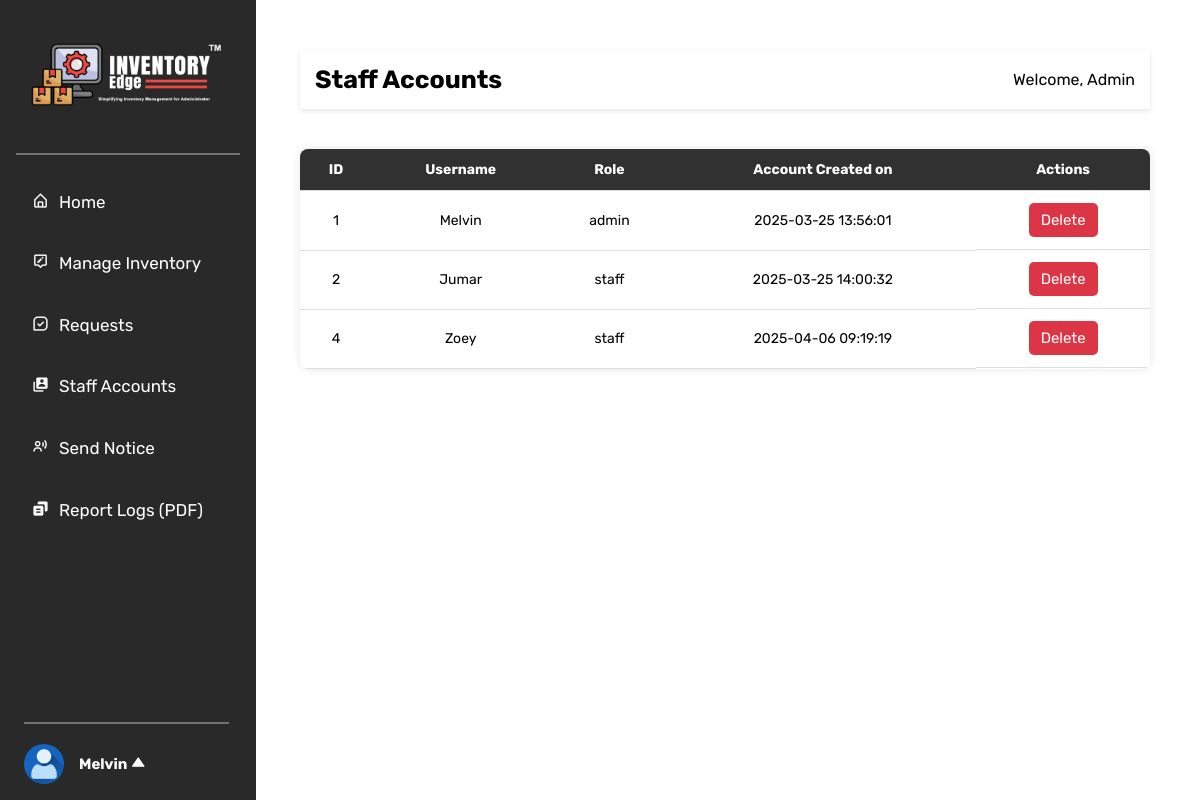
Page /admin/staff_accounts.php (signed in) on the committed database.
### tables this page shows
CREATE TABLE `users` (
  `id` int(11) NOT NULL,
  `username` varchar(50) NOT NULL,
  `email` varchar(255) NOT NULL,
  `password` varchar(255) NOT NULL,
  `role` enum('admin','staff','it') NOT NULL,
  `created_at` timestamp NOT NULL DEFAULT current_timestamp()
);

### function/function.php (called while the page is built, shortened)
<?php
require '../config/config.php';
?>
<?php
$stmt = $pdo->query("SELECT id, username, role, created_at FROM users");
$user = $stmt->fetchAll();
?>

### admin/staff_accounts.php (the view, shortened to what this page needs)
<?php
    require '../function/function.php';
?>
<!DOCTYPE html>
<html lang="en">
<head>
    <link rel="stylesheet" href="../css/table_styles.css">
</head>
<body>
<?php include '../includes/sidebar.php'; ?>
<div class="staff-content">
        <div class="dashboard-header">
            <h1>Staff Accounts</h1>
            <p>Welcome, Admin</p>
        </div>
    <table class="accounts-table">
        <thead>
            <tr>
                <th>ID</th>
                <th>Username</th>
                <th>Role</th>
                <th>Account Created on</th>
                <th>Actions</th>
            </tr>
        </thead>
        <tbody>
            <?php foreach ($user as $user): ?>
            <tr>
                <td><?= htmlspecialchars($user["id"]) ?></td>
                <td><?= htmlspecialchars($user["username"]) ?></td>
                <td><?= htmlspecialchars($user["role"]) ?></td>
                <td><?= htmlspecialchars($user["created_at"]) ?></td>
                <td class="actions">
                    <form method="POST" style="display:inline;">
                     <button type="submit" name="delete_user" class="btn btn-danger" onclick="return confirm('Are you sure?')">Delete</button>
                    </form>
                </td>
            </tr>
            <?php endforeach; ?>
        </tbody>
    </table>
    </div>
</body>
</html>

### includes/sidebar.php (shortened to what this page needs)
<!DOCTYPE html>
<html lang="en">
<head>
    <link href='https://unpkg.com/boxicons@2.1.4/css/boxicons.min.css' rel='stylesheet'>
    <link rel="stylesheet" href="../css/sidebar.css">
</head>
<body>
    <div class="sidebar_container">
        <div class="logo">
             <img src="../assets/logo_white.png" alt="">
             <hr>
             <div class="sidenav">
                <ul>
                    <a href="../admin/dashboard.php"> <li><i class='bx bx-home-alt' ></i>Home</li></a>
                    <a href="../admin/inventory.php"><li><i class='bx bx-message-alt-edit'></i>Manage Inventory</li></a>
                    <a href="../admin/approve_requests.php"><li><i class='bx bx-message-square-check'></i>Requests
    </li>
</a>
                    <a href="../admin/staff_accounts.php"><li><i class='bx bxs-user-account'></i>Staff Accounts</li></a>
                    <a href="../admin/send_notice.php"><li><i class='bx bx-user-voice'></i>Send Notice</li></a>
                <a href="../admin/reports.php">
                    <li><i class='bx bxs-copy-alt'></i>Report Logs (PDF)</li>
                </a>
                </ul>
             </div>
        </div>
        <div class="account">
    <img src="../assets/profile.png" alt="Profile Image">
    <span class="username">
        <?php
            echo isset($_SESSION['username']) ? $_SESSION['username'] : 'Guest';
        ?>
       <i class='bx bxs-up-arrow bx-tada' style='color:#ffffff' id="dropdownToggle"></i>
    </span>
</div>
    </div>
</body>
</html>

### css/table_styles.css (style rules this page uses)
* { margin: 0; padding: 0; font-family: "Rubik", serif; }
.dashboard-header { background: white; padding: 15px; display: flex; justify-content: space-between; align-items: center; box-shadow: 0px 2px 5px rgba(0,0,0,0.1); }
.dashboard-header h1 { font-size: 25px; }
.actions { display: flex; gap: 5px; justify-content: center; }
button { border: none; padding: 8px 12px; cursor: pointer; border-radius: 5px; transition: 0.3s; font-size: 15px; }
.btn-danger { background-color: #dc3545; color: white; }
.staff-content { margin-left: 250px; flex: 1; padding: 50px; }
.accounts-table { margin-top: 40px; width: 100%; border-collapse: collapse; background: #fff; box-shadow: 0px 0px 10px rgba(0, 0, 0, 0.1); border-radius: 8px; overflow: hidden; margin-bottom: 20px; font-size: 14px; }
.accounts-table thead { background-color: #313131; color: white; text-align: left; }
.accounts-table th, .accounts-table td { padding: 12px; border-bottom: 1px solid #ddd; text-align: center; }

### css/sidebar.css (style rules this page uses)
* { margin: 0; padding: 0; }
.sidebar_container { display: inline-block; width: 16rem; height: 100vh; background-color: rgb(41, 41, 41); position: fixed; }
.sidebar_container .logo { padding-top: 1rem; justify-content: center; align-items: center; text-align: center; color: white; }
.sidebar_container .logo img { width: 13rem; }
a { text-decoration: none; }
hr { margin: 1rem ; border: 1px solid rgb(114, 114, 114); }
.sidenav ul li { font-family: "Rubik", serif; text-align: left; padding: 1.3rem 2rem; list-style: none; font-size: 17px; text-decoration: none; cursor: pointer; color: white; }
.sidenav ul li .bx { margin-right: 10px; }
.account { display: flex; align-items: center; position: absolute; bottom: 1rem; left: 1.5rem; border-top: 2px solid rgb(114, 114, 114); width: 80%; }
.account img { margin-top: 20px; width: 40px; border-radius: 50%; margin-right: 10px; }
.username { font-family: 'Rubik'; font-size: 15px; color: #ffffff; font-weight: bold; padding: 5px; border-radius: 3px; display: inline-block; margin-top: 20px; }

### rows in the picture
users: id "1", username "Melvin", role "admin", created_at "2025-03-25 13:56:01"
users: id "2", username "Jumar", role "staff", created_at "2025-03-25 14:00:32"
users: id "4", username "Zoey", role "staff", created_at "2025-04-06 09:19:19"

### other values in the picture
$_SESSION['username'] "Melvin"
